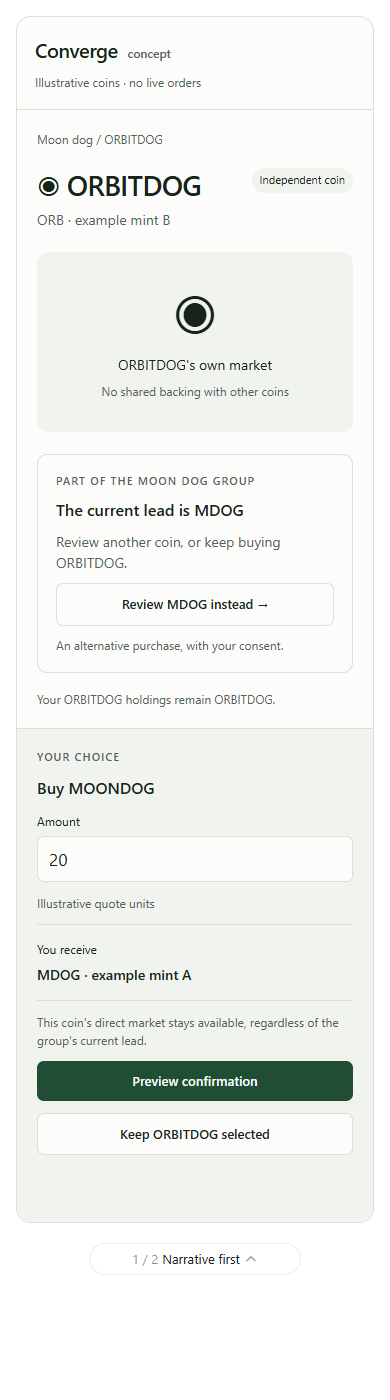
#> input picture research/anti_vamp_consolidation/interface/open-launch-narrow.png, 390 x 1400 px
$ python phash.py ../../../anti_vamp_consolidation/interface/open-launch-narrow.png
#> lines starting #> are read from the running program, lines starting #| are printed output that depends on the picture
#> further down, im is the input picture: PIL image 390x1400 RGB; mean R, G, B 239.2, 241.3, 238.3
"""64-bit DCT perceptual hash (pHash), numpy only.

Algorithm (identical to imagehash.phash 4.3.2 with hash_size=8, highfreq_factor=4, on the same input image):
  1. Composite any alpha channel onto white (token images are often transparent PNGs; imagehash's plain
     convert("L") would read whatever RGB sits under transparent pixels). This step is ours.
  2. Convert to 8-bit grayscale ("L"), resize to 32x32 with Lanczos.
  3. 2-D DCT-II (scipy.fftpack convention: unnormalised, applied along axis 0 then axis 1).
  4. Round coefficients to 6 decimals (ours: makes exact ties deterministic across platforms; symmetric images
     such as flags have coefficients that are exactly 0 in real arithmetic and +-1e-10 noise in floating point).
     Keep the top-left 8x8 block, including DC. Bit = coefficient > median of the 64.
  5. Pack row-major, first bit most significant -> 16 hex chars.
Distance = Hamming distance between the two 64-bit values.

Usage: python3 phash.py <image> [<image> ...]   -> prints "<hex>  <path>" per image
"""
import sys

import numpy as np
from PIL import Image

N = 32
_k = np.arange(N).reshape(-1, 1)
_n = np.arange(N).reshape(1, -1)
DCT = 2.0 * np.cos(np.pi * _k * (2 * _n + 1) / (2 * N))  # scipy.fftpack.dct type II, norm=None


def flatten_alpha(img):
    if img.mode in ("RGBA", "LA") or (img.mode == "P" and "transparency" in img.info):
        img = img.convert("RGBA")
        bg = Image.new("RGBA", img.size, (255, 255, 255, 255))
        img = Image.alpha_composite(bg, img)
    return img.convert("RGB")


def phash_bits(img):
    g = flatten_alpha(img).convert("L").resize((N, N), Image.Resampling.LANCZOS)
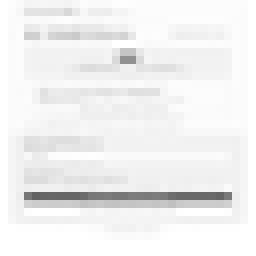
#> g: PIL image 32x32 L (shown 8 times larger); min 98, max 255, mean 240.4
    x = np.asarray(g, dtype=np.float64)
    d = np.round(DCT @ x @ DCT.T, 6)
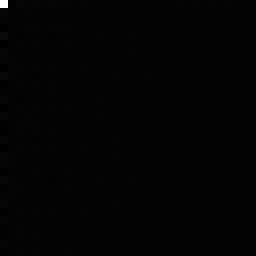
#> d: shape (32, 32) float64 (shown 8 times larger); min -14909.3, max 984500, mean 1004.3; drawn with min black and max white
    low = d[:8, :8]
    return low > np.median(low)


def phash_hex(img):
    v = 0
    for b in phash_bits(img).flatten():
        v = (v << 1) | int(b)
#> this loop made 64 passes
#> (b, v) on passes 2 to 13: (False, 2), (True, 5), (True, 11), (True, 23), (True, 47), (True, 95), (True, 191), (True, 383), (False, 766), (False, 1532), (True, 3065), (False, 6130)
#> v on pass 1: 1
#> after the loop, v = 13804046465450804420
    return f"{v:016x}"


def hamming_hex(a, b):
    return bin(int(a, 16) ^ int(b, 16)).count("1")


if __name__ == "__main__":
    for path in sys.argv[1:]:
        with Image.open(path) as im:
            print(f"{phash_hex(im)}  {path}")
#| bf91d31f942e84c4  ../../../anti_vamp_consolidation/interface/open-launch-narrow.png
